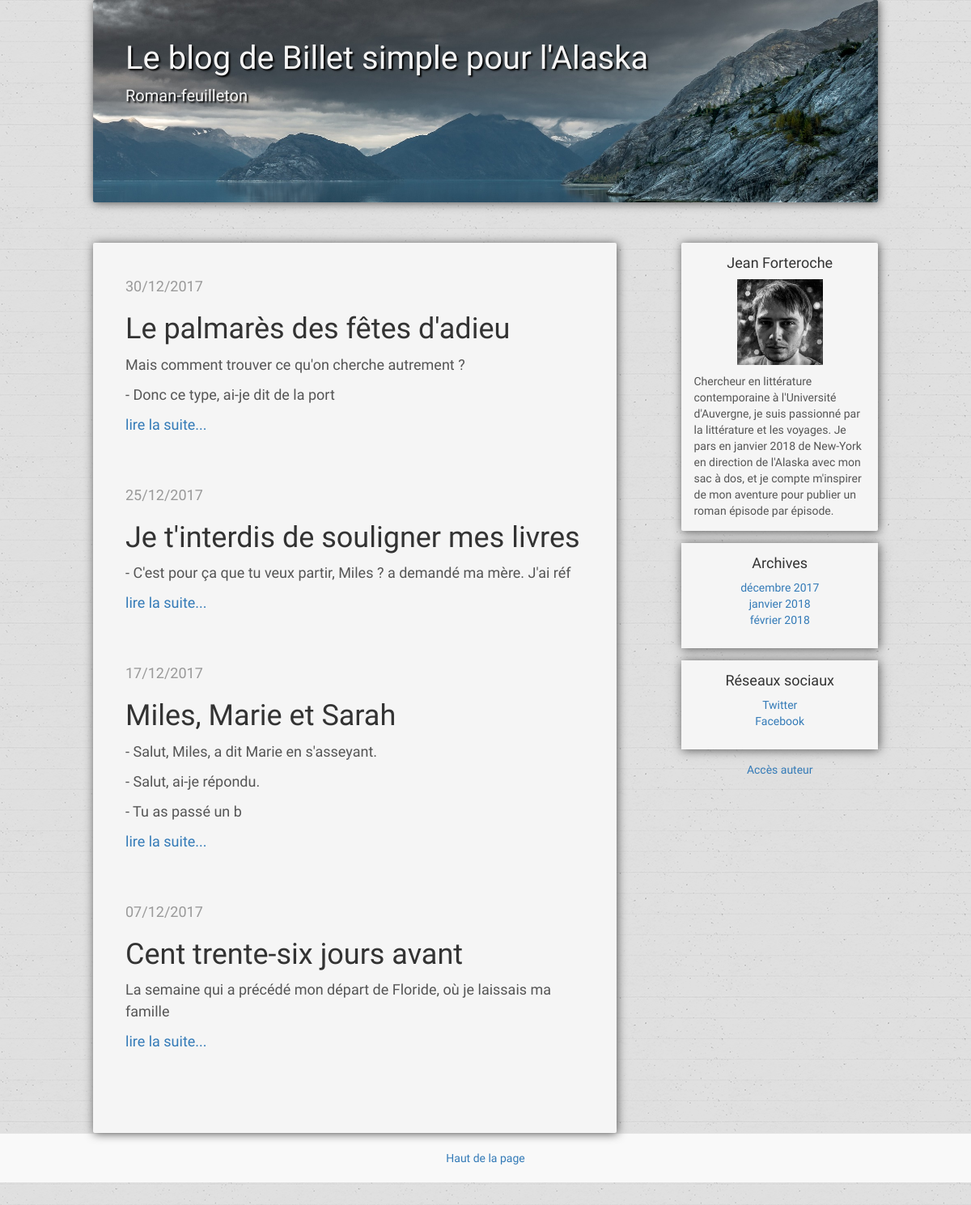
The page /index.php?action=seePostsPerMonth&m=12 on the database its author committed.
### tables this page shows
CREATE TABLE `posts` (
  `id` int(11) NOT NULL,
  `content` text NOT NULL,
  `date_creation` date NOT NULL
);

### model/Frontend.php (called while the page is built, shortened)
<?php
require_once('model/PostManager.php');
class Frontend extends Manager {
    public function __construct() {
        $this->_postManager = new \OpenClassrooms\Blog\Model\PostManager();
    }
    public function seePostsPerMonth($m) {
        $postsPerMonth = $this->_postManager->getPostsPerMonth($m);
        $months = $this->_postManager->getMonths();
        require('view/frontend/postsPerMonthView.php');
    }
}

### index.php (called while the page is built, shortened)
<?php
$router = new \OpenClassrooms\Blog\Model\Router();
$router->direct();

### model/PostManager.php (called while the page is built, shortened)
<?php
require_once("model/Manager.php");
class PostManager extends Manager {
    public function getMonths() {
        $sql = 'SELECT MONTH(date_creation) AS m,
        CASE WHEN MONTH(date_creation) = 1 THEN \'janvier\'
        WHEN MONTH(date_creation) = 2 THEN \'février\'
        WHEN MONTH(date_creation) = 3 THEN \'mars\'
        WHEN MONTH(date_creation) = 4 THEN \'avril\'
        WHEN MONTH(date_creation) = 5 THEN \'mai\'
        WHEN MONTH(date_creation) = 6 THEN \'juin\'
        WHEN MONTH(date_creation) = 7 THEN \'juillet\'
        WHEN MONTH(date_creation) = 8 THEN \'août\'
        WHEN MONTH(date_creation) = 9 THEN \'septembre\'
        WHEN MONTH(date_creation) = 10 THEN \'octobre\'
        WHEN MONTH(date_creation) = 11 THEN \'novembre\'
        WHEN MONTH(date_creation) = 12 THEN \'décembre\'
        END AS mois,
        YEAR(date_creation) AS y FROM posts GROUP BY y, m';
        $months = $this->executeRequest($sql);
        return $months;
    }
    public function getPostsPerMonth($m) {
        $sql = 'SELECT id, SUBSTRING(content, 1, 150) AS short_content, DATE_FORMAT(date_creation, \'%d/%m/%Y\') AS creation_date_fr FROM posts WHERE MONTH(date_creation) = ? ORDER BY id DESC';
        $postsPerMonth = $this->executeRequest($sql, array($m));
        return $postsPerMonth;
    }
}

### model/Manager.php (called while the page is built, shortened)
<?php
abstract class Manager {
        private $db;
        protected function executeRequest($sql, $params = null) {
          if ($params == null) {
            $result = $this->getDb()->query($sql);
          }
          else {
            $result = $this->getDb()->prepare($sql);
            $result->execute($params);
          }
          return $result;
        }
        private function getDb() {
          if ($this->db == null) {
            $this->db = new \PDO('mysql:host=localhost;dbname=writer_blog;charset=utf8', 'root', 'root');
          }
          return $this->db;
        }
}

### view/frontend/postsPerMonthView.php (the view, shortened to what this page needs)
    <div class="container">
      <div class="row">
        <div class="col-sm-8 blog-main">
        <?php
          while ($data = $postsPerMonth->fetch()) {
        ?>
          <div class="blog-post">
            <p class="blog-post-meta">
              <?= $data['creation_date_fr'] ?>
            </p>
            <p>
              <?=html_entity_decode($data['short_content']); ?>
            </p>
            <a href="index.php?action=seeOnePost&amp;id=<?= $data['id'] ?>">  lire la suite... </a>
          </div>
        <?php
          }
        ?>
        </div>
        <div class="col-sm-3 col-sm-offset-1 blog-sidebar">
          <div class="sidebar-module sidebar-module-inset">
            <h4>Jean Forteroche</h4>
            <img src="public/images/photo.jpg" alt="portrait">
            <p>Chercheur en littérature contemporaine à l'Université d'Auvergne, je suis passionné par la littérature et les voyages. Je pars en janvier 2018 de New-York en direction de l'Alaska avec mon sac à dos, et je compte m'inspirer de mon aventure pour publier un roman épisode par épisode.</p>
          </div>
          <div class="sidebar-module">
            <h4>Archives</h4>
            <ol class="list-unstyled">
            <?php
              while ($data = $months->fetch()) {
            ?>
                <li><a href="index.php?action=seePostsPerMonth&amp;m=<?= $data['m'] ?>"><?= $data['mois']; ?> <?= $data['y']; ?></a></li>
            <?php
            }
            ?>
            </ol>
          </div>
          <div class="sidebar-module">
            <h4>Réseaux sociaux</h4>
            <ol class="list-unstyled">
              <li><a href="#">Twitter</a></li>
              <li><a href="#">Facebook</a></li>
            </ol>
          </div>
          <p><a href="index.php?action=login">Accès auteur</a></p>
        </div>
      </div>
    </div>
    <footer class="blog-footer">
      <p><a href="#">Haut de la page</a></p>
    </footer>
<?php require('./view/template.php'); ?>

### public/css/style.css (style rules this page uses)
body { font-family: 'ABeeZee', sans-serif; color: #555; background-image:url(../images/pattern.png); background-repeat: repeat; }
h1, .h1, h2, .h2, h3, .h3, h4, .h4, h5, .h5, h6, .h6 { margin-top: 0; font-family: 'ABeeZee', sans-serif; font-weight: normal; color: #333; }
@media (min-width: 1200px) { .container { width: 970px; } }
.blog-main { font-size: 18px; line-height: 1.5; background-color: #f5f5f5; padding: 40px; border-radius: 2px; box-shadow: 1px 1px 12px #555; }
.sidebar-module { padding: 15px; margin: 0 -15px 15px; background-color: #f5f5f5; box-shadow: 1px 1px 12px #555; }
.blog-sidebar { text-align: center; }
.sidebar-module-inset { padding: 15px; background-color: #f5f5f5; border-radius: 2px; }
.sidebar-module-inset p:last-child, .sidebar-module-inset ul:last-child, .sidebar-module-inset ol:last-child { margin-bottom: 0; }
.sidebar-module-inset p { text-align: left; }
.sidebar-module-inset img { width: 50%; margin-bottom: 10px; }
.blog-post { margin-bottom: 60px; }
.blog-post-meta { margin-bottom: 20px; color: #999; }
.blog-footer { padding: 20px 0; color: #999; text-align: center; background-color: #f9f9f9; border-top: 1px solid #e5e5e5; }
.blog-footer p:last-child { margin-bottom: 0; }

### rows shown on the page
posts: creation_date_fr "30/12/2017", short_content "Le palmarès des fêtes d'adieu Mais comment trouver ce qu'on cherche autrement ? - Donc ce type, ai-je dit de la port"
posts: creation_date_fr "25/12/2017", short_content "Je t'interdis de souligner mes livres - C'est pour ça que tu veux partir, Miles ? a demandé ma mère. J'ai réf"
posts: creation_date_fr "17/12/2017", short_content "Miles, Marie et Sarah - Salut, Miles, a dit Marie en s'asseyant. - Salut, ai-je répondu. - Tu as passé un b"
posts: creation_date_fr "07/12/2017", short_content "Cent trente-six jours avant La semaine qui a précédé mon départ de Floride, où je laissais ma famille"

### other values the page prints
$data['mois'] "décembre"
$data['y'] "2017"
$data['mois'] "janvier"
$data['y'] "2018"
$data['mois'] "février"
